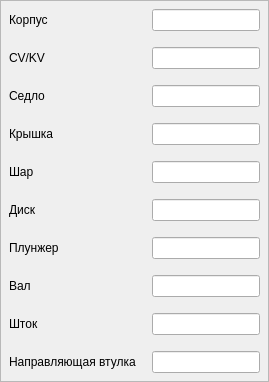
         <widget class="QWidget" name="scrollAreaWidgetContents_valveMaterials">
          <layout class="QVBoxLayout" name="verticalLayout_scroll_valveMaterials">
           <property name="leftMargin">
            <number>0</number>
           </property>
           <property name="topMargin">
            <number>0</number>
           </property>
           <property name="rightMargin">
            <number>0</number>
           </property>
           <property name="bottomMargin">
            <number>0</number>
           </property>
             <item>
              <widget class="QFrame" name="frame_materials_Section">
               <property name="sizePolicy">
                <sizepolicy hsizetype="Preferred" vsizetype="Maximum">
                 <horstretch>0</horstretch>
                 <verstretch>0</verstretch>
                </sizepolicy>
               </property>
               <property name="frameShape">
                <enum>QFrame::Shape::StyledPanel</enum>
               </property>
               <property name="frameShadow">
                <enum>QFrame::Shadow::Raised</enum>
               </property>
               <layout class="QGridLayout" name="gridLayout_2">
                <property name="leftMargin">
                 <number>8</number>
                </property>
                <property name="topMargin">
                 <number>8</number>
                </property>
                <property name="rightMargin">
                 <number>8</number>
                </property>
                <property name="bottomMargin">
                 <number>8</number>
                </property>
                <property name="spacing">
                 <number>16</number>
                </property>
                <item row="1" column="0">
                 <widget class="QLabel" name="label_CV">
                  <property name="sizePolicy">
                   <sizepolicy hsizetype="Preferred" vsizetype="Preferred">
                    <horstretch>0</horstretch>
                    <verstretch>0</verstretch>
                   </sizepolicy>
                  </property>
                  <property name="text">
                   <string>CV/KV</string>
                  </property>
                 </widget>
                </item>
                <item row="5" column="0">
                 <widget class="QLabel" name="label_materialDisk">
                  <property name="sizePolicy">
                   <sizepolicy hsizetype="Preferred" vsizetype="Preferred">
                    <horstretch>0</horstretch>
                    <verstretch>0</verstretch>
                   </sizepolicy>
                  </property>
                  <property name="text">
                   <string>Диск</string>
                  </property>
                 </widget>
                </item>
                <item row="9" column="0">
                 <widget class="QLabel" name="label_materialGuideSleeve">
                  <property name="sizePolicy">
                   <sizepolicy hsizetype="Preferred" vsizetype="Preferred">
                    <horstretch>0</horstretch>
                    <verstretch>0</verstretch>
                   </sizepolicy>
                  </property>
                  <property name="text">
                   <string>Направляющая втулка</string>
                  </property>
                 </widget>
                </item>
                <item row="1" column="1">
                 <widget class="QLineEdit" name="lineEdit_CV"/>
                </item>
                <item row="3" column="0">
                 <widget class="QLabel" name="label_materialCap">
                  <property name="sizePolicy">
                   <sizepolicy hsizetype="Preferred" vsizetype="Preferred">
                    <horstretch>0</horstretch>
                    <verstretch>0</verstretch>
                   </sizepolicy>
                  </property>
                  <property name="text">
                   <string>Крышка</string>
                  </property>
                 </widget>
                </item>
                <item row="6" column="1">
                 <widget class="QLineEdit" name="lineEdit_materialPlunger"/>
                </item>
                <item row="2" column="0">
                 <widget class="QLabel" name="label_materialSaddle">
                  <property name="sizePolicy">
                   <sizepolicy hsizetype="Preferred" vsizetype="Preferred">
                    <horstretch>0</horstretch>
                    <verstretch>0</verstretch>
                   </sizepolicy>
                  </property>
                  <property name="text">
                   <string>Седло</string>
                  </property>
                 </widget>
                </item>
                <item row="0" column="1">
                 <widget class="QLineEdit" name="lineEdit_materialCorpus"/>
                </item>
                <item row="7" column="1">
                 <widget class="QLineEdit" name="lineEdit_materialShaft"/>
                </item>
                <item row="2" column="1">
                 <widget class="QLineEdit" name="lineEdit_materialSaddle"/>
                </item>
                <item row="3" column="1">
                 <widget class="QLineEdit" name="lineEdit_materialCap"/>
                </item>
                <item row="7" column="0">
                 <widget class="QLabel" name="label_materialShaft">
                  <property name="sizePolicy">
                   <sizepolicy hsizetype="Preferred" vsizetype="Preferred">
                    <horstretch>0</horstretch>
                    <verstretch>0</verstretch>
                   </sizepolicy>
                  </property>
                  <property name="text">
                   <string>Вал</string>
                  </property>
                 </widget>
                </item>
                <item row="4" column="0">
                 <widget class="QLabel" name="label_materialBall">
                  <property name="sizePolicy">
                   <sizepolicy hsizetype="Preferred" vsizetype="Preferred">
                    <horstretch>0</horstretch>
                    <verstretch>0</verstretch>
                   </sizepolicy>
                  </property>
                  <property name="text">
                   <string>Шар</string>
                  </property>
                 </widget>
                </item>
                <item row="9" column="1">
                 <widget class="QLineEdit" name="lineEdit_materialGuideSleeve"/>
                </item>
                <item row="6" column="0">
                 <widget class="QLabel" name="label_materialPlunger">
                  <property name="sizePolicy">
                   <sizepolicy hsizetype="Preferred" vsizetype="Preferred">
                    <horstretch>0</horstretch>
                    <verstretch>0</verstretch>
                   </sizepolicy>
                  </property>
                  <property name="text">
                   <string>Плунжер</string>
                  </property>
                 </widget>
                </item>
                <item row="0" column="0">
                 <widget class="QLabel" name="label_materialCorpus">
                  <property name="sizePolicy">
                   <sizepolicy hsizetype="Preferred" vsizetype="Preferred">
                    <horstretch>0</horstretch>
                    <verstretch>0</verstretch>
                   </sizepolicy>
                  </property>
                  <property name="text">
                   <string>Корпус</string>
                  </property>
                 </widget>
                </item>
                <item row="4" column="1">
                 <widget class="QLineEdit" name="lineEdit_materialBall"/>
                </item>
                <item row="5" column="1">
                 <widget class="QLineEdit" name="lineEdit_materialDisk"/>
                </item>
                <item row="8" column="1">
                 <widget class="QLineEdit" name="lineEdit_materialStock"/>
                </item>
                <item row="8" column="0">
                 <widget class="QLabel" name="label_materialStock">
                  <property name="sizePolicy">
                   <sizepolicy hsizetype="Preferred" vsizetype="Preferred">
                    <horstretch>0</horstretch>
                    <verstretch>0</verstretch>
                   </sizepolicy>
                  </property>
                  <property name="text">
                   <string>Шток</string>
                  </property>
                 </widget>
                </item>
               </layout>
              </widget>
             </item>
          </layout>
         </widget>
